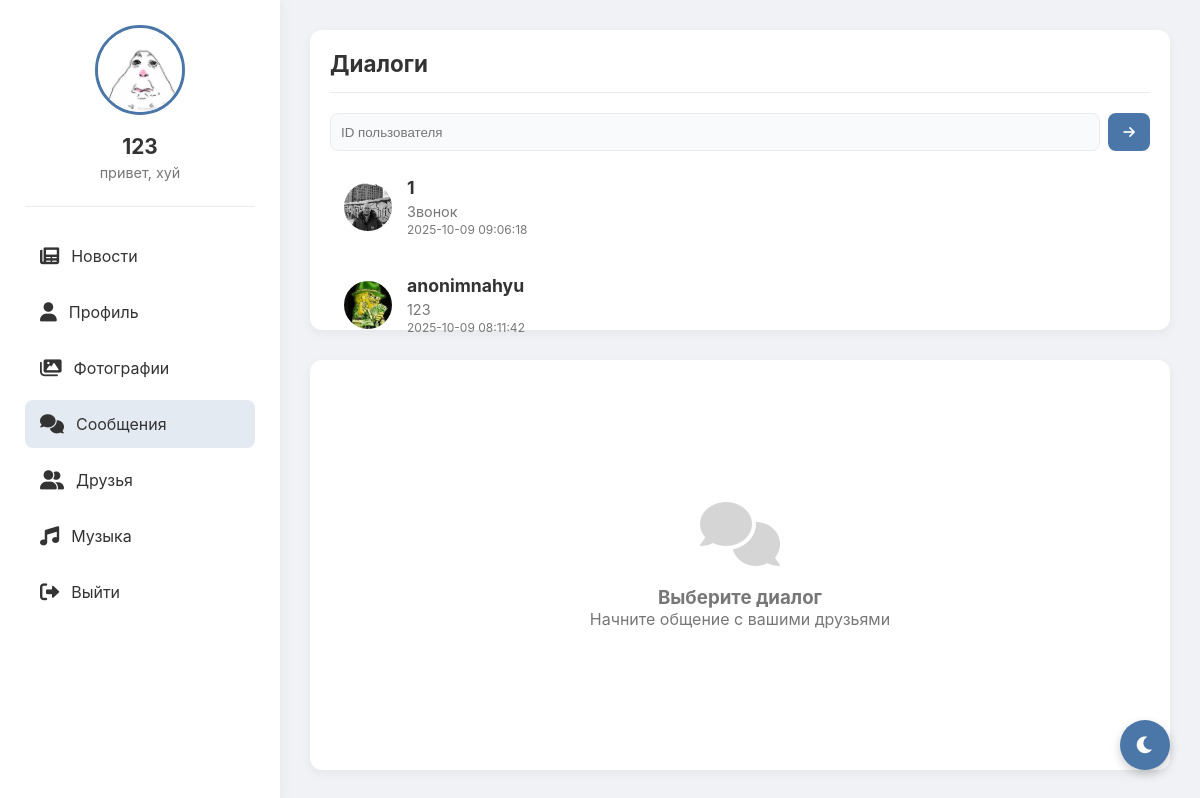
Page /messages (signed in) on the earlier database version.
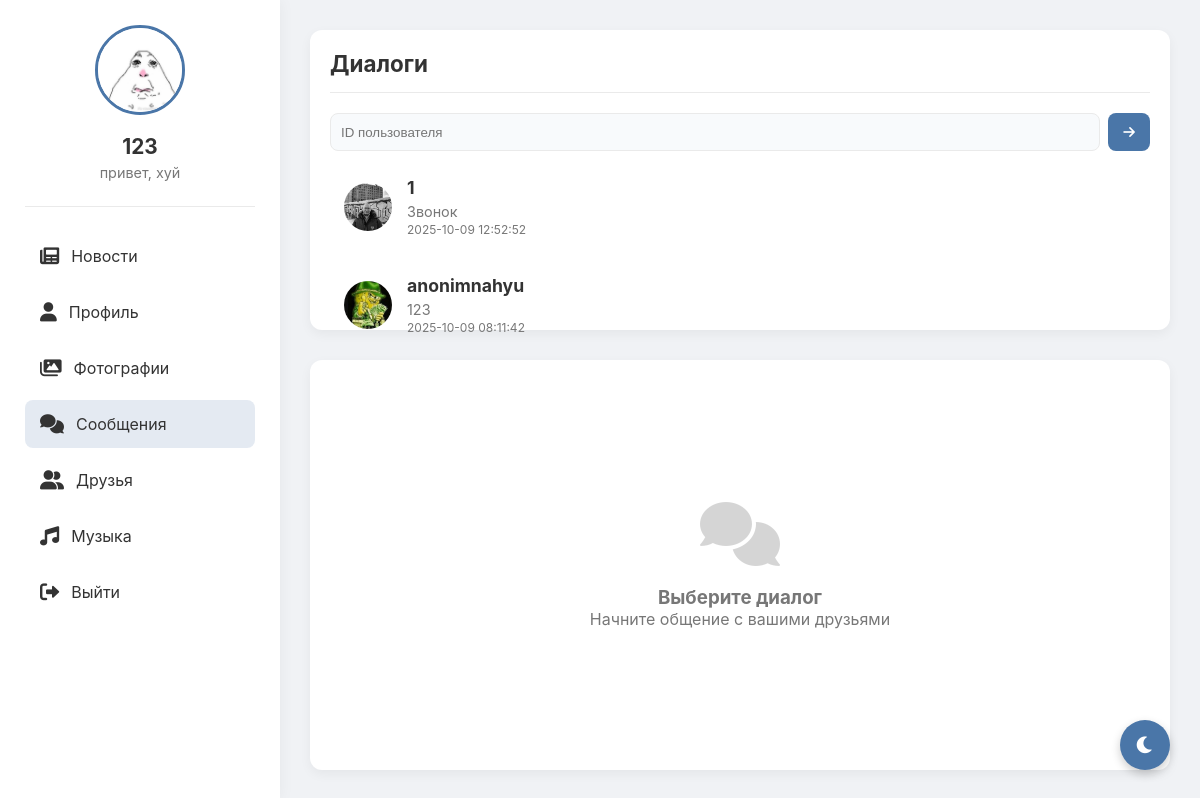
Same page on the later database version.
### tables this page shows
CREATE TABLE messages (
                id INTEGER PRIMARY KEY AUTOINCREMENT,
                sender_id INTEGER NOT NULL,
                receiver_id INTEGER NOT NULL,
                content TEXT NOT NULL,
                file_path TEXT,
                timestamp DATETIME DEFAULT CURRENT_TIMESTAMP,
                FOREIGN KEY(sender_id) REFERENCES users(id),
                FOREIGN KEY(receiver_id) REFERENCES users(id));

### routes/messages.py (the view, shortened to what this page needs)
@bp.route('/messages')
@bp.route('/messages/<int:friend_id>')
def messages(friend_id=None):
    if 'user_id' not in session:
        return redirect(url_for('auth.index'))
    user_id = session['user_id']
    conn = get_db()
    c = conn.cursor()
    c.execute("SELECT * FROM users WHERE id = ?", (user_id,))
    user = c.fetchone()
    c.execute('''SELECT users.id, users.username, users.avatar, users.is_online, users.last_seen
                FROM friends
                JOIN users ON friends.friend_id = users.id
                WHERE friends.user_id = ? AND friends.status = 'accepted'
                UNION
                SELECT users.id, users.username, users.avatar, users.is_online, users.last_seen
                FROM friends
                JOIN users ON friends.user_id = users.id
                WHERE friends.friend_id = ? AND friends.status = 'accepted'
                ORDER BY username''', (user_id, user_id))
    friends = c.fetchall()
    last_map = {}
    try:
        c.execute('''SELECT sender_id, receiver_id, content, file_path, timestamp
                     FROM messages
                     WHERE sender_id = ? OR receiver_id = ?
                     ORDER BY timestamp DESC''', (user_id, user_id))
        rows = c.fetchall()
        def make_preview(content, file_path):
            if file_path:
                import os as _os
                name = _os.path.basename(file_path)
                ext = (name.rsplit('.', 1)[-1] or '').lower()
                if ext in ('jpg','jpeg','png','gif','webp','bmp'):
                    return 'Фото'
            if not content:
                return 'Сообщение'
            if isinstance(content, bytes):
                content = content.decode('utf-8', 'ignore')
            text = str(content)
            if text.startswith('[call]'):
                return 'Звонок'
            if text.startswith('enc:'):
                return 'Сообщение'
            if len(text) > 42:
                text = text[:39] + '…'
            return text
        for r in rows:
            sid, rid, cont, fpath, ts = r
            fid = rid if sid == user_id else sid
            if fid in last_map:
                continue
            epoch = None
            try:
                from datetime import datetime as _dt
                try:
                    epoch = int(_dt.strptime(ts.split('.')[0], '%Y-%m-%d %H:%M:%S').timestamp())
                except Exception:
                    epoch = int(_dt.fromisoformat(ts).timestamp())
            except Exception:
                epoch = 0
            last_map[fid] = {'preview': make_preview(cont, fpath), 'time': ts, 'epoch': epoch}
    except Exception:
        last_map = {}
    messages = []
    active_friend = None
    conn.close()
    return render_template('messages.html',
                         user=user,
                         friends=friends,
                         last_map=last_map,
                         messages=messages,
                         friend_id=friend_id,
                         active_friend=active_friend,
                         active_page='messages')

### app.py (called while the page is built)
def _gen_csrf_token():
    import secrets
    token = session.get('_csrf_token')
    if not token:
        token = secrets.token_urlsafe(32)
        session['_csrf_token'] = token
    return token

@app.context_processor
def inject_csrf():
    return {'csrf_token': _gen_csrf_token()}

@app.before_request
def csrf_protect():
    if request.method in ('POST','PUT','PATCH','DELETE'):
        if request.path.startswith('/socket.io') or request.path.startswith('/static'):
            return None
        if request.endpoint in {'auth.index'}:
            if not session.get('_csrf_token'):
                return None
        token = None
        token = request.headers.get('X-CSRFToken') or request.headers.get('X-CSRF-Token')
        if not token:
            token = request.form.get('csrf_token') or request.args.get('csrf_token')
        if not token and request.is_json:
            try:
                token = (request.get_json(silent=True) or {}).get('csrf_token')
            except Exception:
                token = None
        if not token or token != session.get('_csrf_token'):
            return ('CSRF token missing or invalid', 400)

### templates/messages.html (shortened to what the changed rows need)
<!DOCTYPE html>
<html lang="ru">
<head>
    <link href="https://cdnjs.cloudflare.com/ajax/libs/font-awesome/6.0.0/css/all.min.css" rel="stylesheet">
</head>
<body>
    <div class="app-container">
        <div class="content">
            <div class="friends-list">
                <h2>Диалоги</h2>
                {% for friend in friends %}
                {% set lm = last_map.get(friend[0]) if last_map else None %}
                {% set preview = (lm.preview if lm else 'Последнее сообщение...') %}
                <div class="friend-item {% if friend_id == friend[0] %}active{% endif %}" onclick="location.href='{{ url_for('messages.messages', friend_id=friend[0]) }}'">
                    <img src="{% if friend[2] %}{{ url_for('static', filename='uploads/' + friend[2]) }}{% else %}{{ url_for('static', filename='uploads/default_avatar.png') }}{% endif %}"
                         alt="Avatar"
                         onerror="this.onerror=null; this.src='{{ url_for('static', filename='uploads/default_avatar.png') }}'">
                    <div class="friend-info">
                        <h3>{{ friend[1] }}</h3>
                        <p>{{ preview }}</p>
                        {% if lm and lm.epoch %}
                        <div style="font-size:12px;color:var(--text-secondary);margin-top:2px;">{{ lm.time }}</div>
                        {% endif %}
                    </div>
                </div>
                {% endfor %}
            </div>
        </div>
    </div>
</body>
</html>

Differences in the rows shown:
no longer on this page (row unchanged): messages: time "2025-10-09 09:06:18"
added messages: time "2025-10-09 12:52:52"
